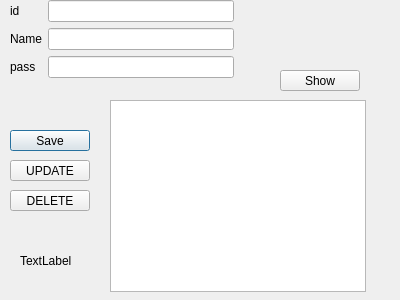
<?xml version="1.0" encoding="UTF-8"?>
<ui version="4.0">
 <class>EmplpyeeInfo</class>
 <widget class="QDialog" name="EmplpyeeInfo">
  <property name="geometry">
   <rect>
    <x>0</x>
    <y>0</y>
    <width>400</width>
    <height>300</height>
   </rect>
  </property>
  <property name="windowTitle">
   <string>Dialog</string>
  </property>
  <widget class="QPushButton" name="pushButton">
   <property name="geometry">
    <rect>
     <x>10</x>
     <y>130</y>
     <width>80</width>
     <height>21</height>
    </rect>
   </property>
   <property name="text">
    <string>Save</string>
   </property>
  </widget>
  <widget class="QLabel" name="label_3">
   <property name="geometry">
    <rect>
     <x>20</x>
     <y>240</y>
     <width>171</width>
     <height>41</height>
    </rect>
   </property>
   <property name="text">
    <string>TextLabel</string>
   </property>
  </widget>
  <widget class="QPushButton" name="pushButton_2">
   <property name="geometry">
    <rect>
     <x>10</x>
     <y>160</y>
     <width>80</width>
     <height>21</height>
    </rect>
   </property>
   <property name="text">
    <string>UPDATE</string>
   </property>
  </widget>
  <widget class="QPushButton" name="pushButton_3">
   <property name="geometry">
    <rect>
     <x>10</x>
     <y>190</y>
     <width>80</width>
     <height>21</height>
    </rect>
   </property>
   <property name="text">
    <string>DELETE</string>
   </property>
  </widget>
  <widget class="QPushButton" name="pb_show">
   <property name="geometry">
    <rect>
     <x>280</x>
     <y>70</y>
     <width>80</width>
     <height>21</height>
    </rect>
   </property>
   <property name="text">
    <string>Show</string>
   </property>
  </widget>
  <widget class="QTreeView" name="treeView">
   <property name="geometry">
    <rect>
     <x>110</x>
     <y>100</y>
     <width>256</width>
     <height>192</height>
    </rect>
   </property>
  </widget>
  <widget class="QWidget" name="">
   <property name="geometry">
    <rect>
     <x>10</x>
     <y>0</y>
     <width>224</width>
     <height>90</height>
    </rect>
   </property>
   <layout class="QFormLayout" name="formLayout">
    <item row="2" column="1">
     <widget class="QLineEdit" name="lineEdit_4"/>
    </item>
    <item row="1" column="1">
     <widget class="QLineEdit" name="lineEdit_1"/>
    </item>
    <item row="1" column="0">
     <widget class="QLabel" name="label_2">
      <property name="text">
       <string>Name</string>
      </property>
     </widget>
    </item>
    <item row="2" column="0">
     <widget class="QLabel" name="label">
      <property name="text">
       <string>pass</string>
      </property>
     </widget>
    </item>
    <item row="0" column="0">
     <widget class="QLabel" name="label_4">
      <property name="text">
       <string>id</string>
      </property>
     </widget>
    </item>
    <item row="0" column="1">
     <widget class="QLineEdit" name="lineEdit"/>
    </item>
   </layout>
  </widget>
 </widget>
 <resources/>
 <connections/>
</ui>
